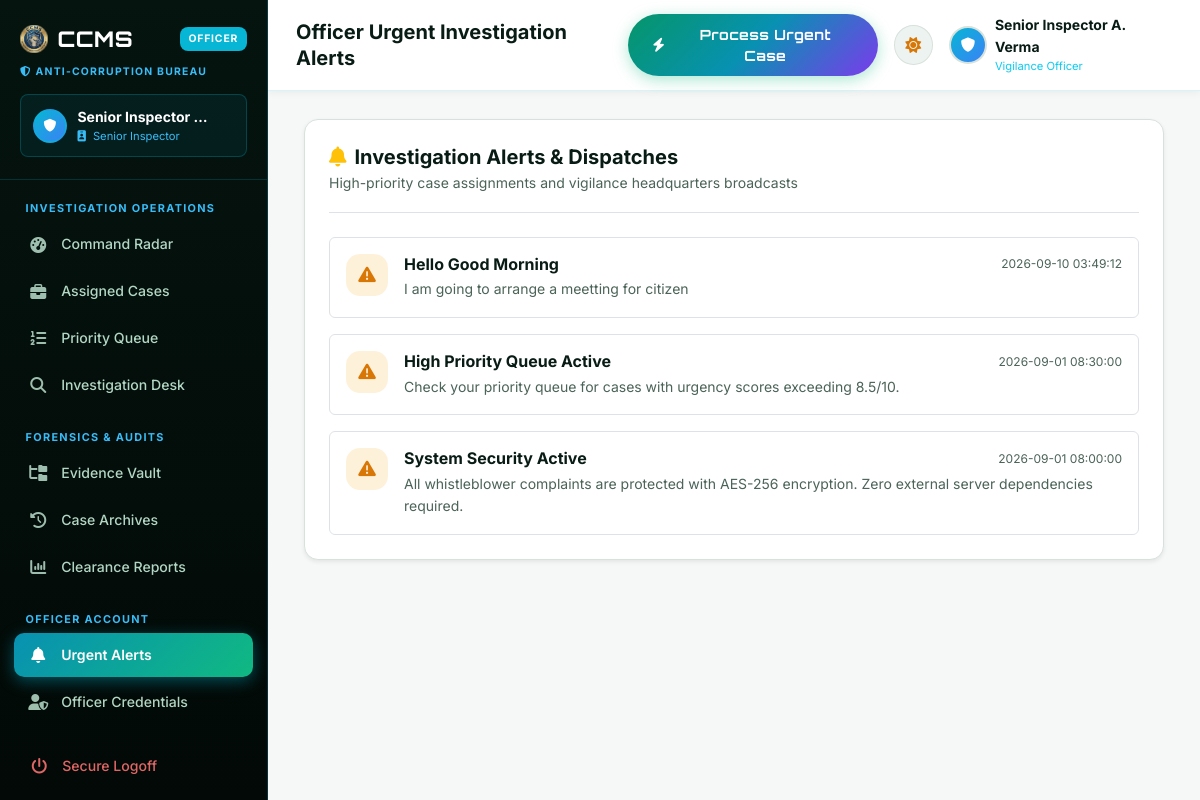
Screenshot of /officer/notifications (signed in) with the database file from the repository.
### tables this page shows
CREATE TABLE notifications (
            notification_id INTEGER PRIMARY KEY AUTOINCREMENT,
            user_id INTEGER,
            recipient_role TEXT DEFAULT 'all',
            title TEXT NOT NULL,
            message TEXT NOT NULL,
            badge_type TEXT DEFAULT 'info',
            is_read INTEGER DEFAULT 0,
            created_at DATETIME DEFAULT CURRENT_TIMESTAMP
        );

### app.py (the view)
@app.route("/officer/notifications")
@role_required("officer")
def officer_notifications():
    notifications = db.query_db("SELECT * FROM notifications WHERE recipient_role IN ('all', 'officer') ORDER BY created_at DESC")
    return render_template("officer/notifications.html", notifications=notifications)

### app.py (called while the page is built, shortened)
def role_required(required_role):
    def decorator(f):
        @wraps(f)
        def decorated_function(*args, **kwargs):
            user_role = session.get("role", "citizen")
            if user_role != required_role and user_role != "admin":
                flash("You do not have authorization to view this command console.", "danger")
                return redirect(url_for("home"))
            return f(*args, **kwargs)
        return decorated_function
    return decorator

### db.py (called while the page is built)
def dict_factory(cursor, row):
    d = {}
    for idx, col in enumerate(cursor.description):
        d[col[0]] = row[idx]
    return d

def get_db_connection():
    conn = sqlite3.connect(DB_PATH, timeout=20.0, check_same_thread=False)
    conn.row_factory = dict_factory
    conn.execute("PRAGMA journal_mode=WAL;")
    return conn

def _normalize_query(query, args):
    if "ON DUPLICATE KEY UPDATE" in query.upper() and "system_settings" in query.lower():
        query = "INSERT OR REPLACE INTO system_settings (setting_key, setting_value) VALUES (?, ?)"
        if len(args) == 3:
            args = (args[0], args[1])
        return query, args
    normalized_query = query.replace("%s", "?")
    return normalized_query, args

def query_db(query, args=(), one=False):
    normalized_query, normalized_args = _normalize_query(query, args)
    conn = get_db_connection()
    try:
        cursor = conn.cursor()
        cursor.execute(normalized_query, normalized_args)
        result = cursor.fetchall()
        return (result[0] if result else None) if one else result
    finally:
        conn.close()

### templates/officer/notifications.html (shortened to what this page needs)
{% extends 'officer/base.html' %}
{% set active_page = 'notifications' %}
{% block page_heading %}Officer Urgent Investigation Alerts{% endblock %}
{% block content %}
<div class="ccms-card p-4 shadow-sm" style="max-width: 860px; margin: 0 auto;">
  <div class="d-flex flex-wrap align-items-center justify-content-between pb-3 mb-4 border-bottom gap-3">
    <div>
      <h5 class="fw-bold text-heading mb-0"><i class="fas fa-bell text-warning me-2"></i>Investigation Alerts &amp;
        Dispatches</h5>
      <span class="text-muted small">High-priority case assignments and vigilance headquarters broadcasts</span>
    </div>
  </div>
  {% if notifications %}
  <div class="d-flex flex-column gap-3">
    {% for notif in notifications %}
    <div class="p-3 rounded bg-subtle border d-flex align-items-start gap-3">
      <div class="stat-icon"
        style="width:42px; height:42px; font-size:1.1rem; background: rgba(245,158,11,0.15); color: var(--accent-amber);">
        <i class="fas fa-triangle-exclamation"></i>
      </div>
      <div class="flex-grow-1">
        <div class="d-flex align-items-center justify-content-between mb-1">
          <h6 class="fw-bold text-heading mb-0">{{ notif.title }}</h6>
          <span class="text-muted" style="font-size:0.75rem;">{{ notif.created_at }}</span>
        </div>
        <p class="text-muted small mb-0">{{ notif.message }}</p>
      </div>
    </div>
    {% endfor %}
  </div>
  {% endif %}
</div>
{% endblock %}

### static/css/theme.css (style rules this page uses)
:root, [data-theme="light"] { --bg-primary: #f6f8f7; --bg-surface: #ffffff; --bg-card: #ffffff; --bg-subtle: #edf3f0; --bg-sidebar: #061a14; --bg-sidebar-hover: rgba(255, 255, 255, 0.08); --border-color: #d8e2dc; --border-hover: #b2c9be; --border-glow: rgba(5, 150, 105, 0.25); --text-heading: #081c15; --text-body: #1e332a; --text-muted: #4b6358; --text-white: #ffffff; --primary: #059669; --primary-hover: #047857; --primary-subtle: rgba(5, 150, 105, 0.12); --accent-cyan: #0891b2; --accent-violet: #7c3aed; --accent-emerald: #10b981; --accent-amber: #d97706; --accent-rose: #e11d48; --accent-mint: #34d399; --gradient-brand: linear-gradient(135deg, #059669 0%, #10b981 100%); --gradient-cyber: linear-gradient(135deg, #059669 0%, #0891b2 50%, #7c3aed 100%); --gradient-card: linear-gradient(145deg, #ffffff, #f4f8f6); --gradient-forest: linear-gradient(135deg, #064e3b 0%, #059669 100%); --gradient-gold: linear-gradient(135deg, #f59e0b 0%, #d97706 100%); --gradient-success: linear-gradient(135deg, #10b981 0%, #059669 100%); --gradient-danger: linear-gradient(135deg, #f43f5e 0%, #e11d48 100%); --gradient-dark: linear-gradient(135deg, #061a14 0%, #0f2d23 100%); --font-brand: 'Orbitron', -apple-system, BlinkMacSystemFont, sans-serif; --font-body: 'Inter', -apple-system, BlinkMacSystemFont, "Segoe UI", Roboto, sans-serif; --shadow-sm: 0 2px 8px rgba(6, 26, 20, 0.05); --shadow-md: 0 8px 24px -4px rgba(6, 26, 20, 0.08), 0 2px 6px -2px rgba(6, 26, 20, 0.04); --shadow-lg: 0 20px 40px -12px rgba(6, 26, 20, 0.12), 0 4px 12px -2px rgba(6, 26, 20, 0.05); --shadow-glow: 0 0 30px rgba(5, 150, 105, 0.2); --radius-sm: 8px; --radius-md: 14px; --radius-lg: 20px; --radius-pill: 9999px; --transition-fast: all 0.2s cubic-bezier(0.4, 0, 0.2, 1); --transition-normal: all 0.3s cubic-bezier(0.25, 0.8, 0.25, 1); }
*, *::before, *::after { box-sizing: border-box; margin: 0; padding: 0; }
html { scroll-behavior: smooth; }
body { font-family: var(--font-body); background-color: var(--bg-primary); color: var(--text-body); min-height: 100vh; line-height: 1.6; transition: background-color 0.3s ease, color 0.3s ease; }
h1, h2, h3, h4, h5, h6, .h1, .h2, .h3, .h4, .h5, .h6 { color: var(--text-heading); font-weight: 700; line-height: 1.3; }
p, span, li, label { color: inherit; }
.text-muted, small.text-muted, p.text-muted, span.text-muted, div.text-muted, .form-text, .text-secondary, .text-body-secondary { color: var(--text-muted) !important; }
.text-heading { color: var(--text-heading) !important; }
.ccms-card, .card { background: var(--bg-card); color: var(--text-body); border: 1px solid var(--border-color); border-radius: var(--radius-md); padding: 1.5rem; box-shadow: var(--shadow-sm); transition: var(--transition-normal); position: relative; overflow: hidden; }
.stat-icon { width: 52px; height: 52px; border-radius: var(--radius-md); display: flex; align-items: center; justify-content: center; font-size: 1.4rem; flex-shrink: 0; }

### rows the page displays
notifications: title "Hello Good Morning", created_at "2026-09-10 03:49:12", message "I am going to arrange a meetting for citizen"
notifications: title "High Priority Queue Active", created_at "2026-09-01 08:30:00", message "Check your priority queue for cases with urgency scores exceeding 8.5/10."
notifications: title "System Security Active", created_at "2026-09-01 08:00:00", message "All whistleblower complaints are protected with AES-256 encryption. Zero external server dependencies required."

### other values shown
{{ session.get('full_name', 'Inspector A. Verma') }} "Senior Inspector…"
{{ session.get('rank', 'Vigilance Officer') }} "Senior Inspector"
{{ session.get('full_name', 'Officer') }} "Senior Inspector A. Verma"
